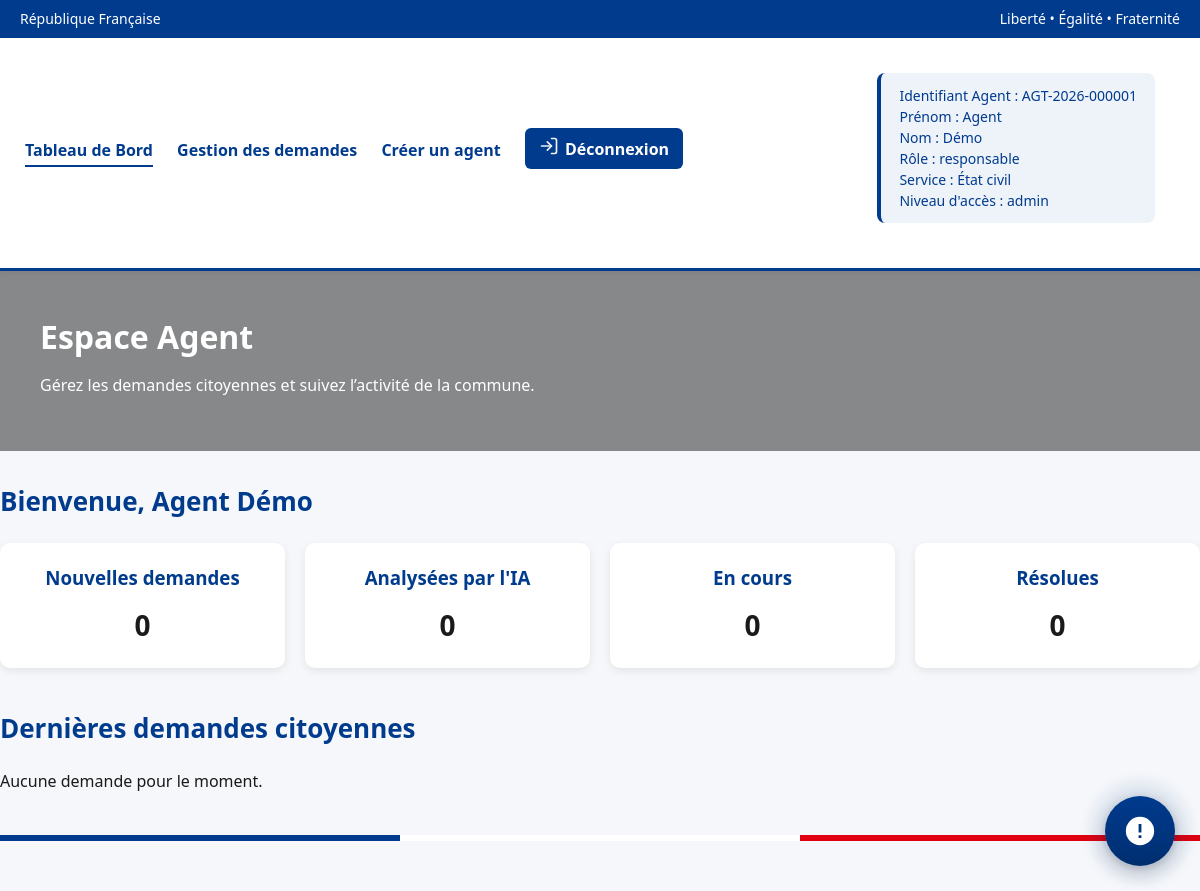
/Agent-prenium/dashboard_agent.php (signed in), run on the app's committed database.
### tables this page shows
CREATE TABLE IF NOT EXISTS `agents` (
  `id` int NOT NULL AUTO_INCREMENT,
  `nom` varchar(100) NOT NULL,
  `prenom` varchar(100) NOT NULL,
  `email` varchar(150) NOT NULL,
  `mot_de_passe` varchar(255) NOT NULL,
  `doit_definir_mot_de_passe` tinyint(1) DEFAULT '1',
  `token_activation` varchar(255) DEFAULT NULL,
  `token_expiration` datetime DEFAULT NULL,
  `service_id` int NOT NULL,
  `role` varchar(100) NOT NULL,
  `niveau_acces` enum('agent','manager','admin') DEFAULT 'agent',
  `telephone` varchar(20) DEFAULT NULL,
  `photo` varchar(255) DEFAULT NULL,
  `statut` enum('actif','inactif') DEFAULT 'inactif',
  `date_creation` timestamp NULL DEFAULT CURRENT_TIMESTAMP,
  `token_reset` varchar(255) DEFAULT NULL,
  `reset_expiration` datetime DEFAULT NULL,
  `identifiant_agent` varchar(50) NOT NULL,
  PRIMARY KEY (`id`),
  UNIQUE KEY `email` (`email`),
  KEY `service_id` (`service_id`)
);

CREATE TABLE IF NOT EXISTS `services` (
  `id` int NOT NULL AUTO_INCREMENT,
  `nom_service` varchar(150) NOT NULL,
  `description_service` text NOT NULL,
  `mots_cles` text NOT NULL,
  `email_service` varchar(150) DEFAULT NULL,
  `delai_moyen` int DEFAULT NULL,
  `actif` tinyint(1) DEFAULT '1',
  PRIMARY KEY (`id`)
);

### Agent-prenium/dashboard_agent.php (the view, shortened to what this page needs)
<?php
require_once __DIR__ . '/../Backend/Config/db.php';
$agent_id = $_SESSION['agent_id'];
$sql = $pdo->prepare("
    SELECT
        a.nom AS nom_agent,
        a.prenom AS prenom_agent,
        a.role,
        a.niveau_acces,
        a.identifiant_agent,
        s.nom_service AS Nom_service
    FROM agents a
    LEFT JOIN services s ON a.service_id = s.id
    WHERE a.id = ?
");
$sql->execute([$agent_id]);
$agent = $sql->fetch();
$statQuery = $pdo->query("
    SELECT
    COALESCE(SUM(CASE WHEN statut = 'nouvelle' THEN 1 ELSE 0 END), 0) AS nouvelle_demandes,
    COALESCE(SUM(CASE WHEN statut = 'analyse_ia' THEN 1 ELSE 0 END), 0) AS analyse_ia,
    COALESCE(SUM(CASE WHEN statut = 'en_cours' THEN 1 ELSE 0 END), 0) AS en_cours,
    COALESCE(SUM(CASE WHEN statut = 'resolue' THEN 1 ELSE 0 END), 0) AS resolue
FROM demandes");
$stats = $statQuery->fetch(PDO::FETCH_ASSOC);
$lastRequests = $pdo->prepare("
    SELECT
    d.id,
    d.type_id,
    td.code AS type_code,
    td.libelle AS type_libelle,
    td.couleur AS type_couleur,
    td.icone AS type_icone,
    d.message,
    d.priorite,
    d.statut,
    d.created_at,
    s.id AS service_id,
    s.nom_service AS nom_service,
    s.description_service AS description_service,
    c.id AS citoyen_id,
    c.prenom_citoyen AS prenom_citoyen,
    c.nom_citoyen AS nom_citoyen
    FROM demandes d
    LEFT JOIN types_demandes td ON d.type_id = td.id
    LEFT JOIN services s ON d.service_id = s.id
    LEFT JOIN citoyens c ON d.citoyen_id = c.id
    ORDER BY d.created_at DESC
    LIMIT 10;
");
$lastRequests->execute();
$demandes = $lastRequests->fetchAll(PDO::FETCH_ASSOC);
?>
<!DOCTYPE html>
<html lang="fr">
<head>
    <link rel="stylesheet" href="../Frontend/assets/css/dashboard.css"/>
</head>
<body>
<div class="page-wrapper">
    <header id="header-agent">
        <div class="rf-banner">
            <span class="rf-title">République Française</span>
            <span class="rf-subtitle">Liberté • Égalité • Fraternité</span>
        </div>
        <div class="header-main">
            <nav id="nav-agent">
                <a href="dashboard_agent.php" class="active">Tableau de Bord</a>
                <a href="gestion_demandes.php">Gestion des demandes</a>
                <?php if (in_array($_SESSION['niveau_acces'] ?? '', ['manager', 'admin'], true)): ?>
                <a href="inscription_agent.php">Créer un agent</a>
                <?php endif; ?>
                <a href="logout.php" class="nav-btn">
                    <span class="nav-icon">
                        <svg width="20" height="20" viewBox="0 0 24 24" fill="none"
                             stroke="#eef1f5" stroke-width="2" stroke-linecap="round" stroke-linejoin="round">
                            <path d="M15 3h4a2 2 0 0 1 2 2v14a2 2 0 0 1-2 2h-4"/>
                            <polyline points="10 17 15 12 10 7"/>
                            <line x1="15" y1="12" x2="3" y2="12"/>
                        </svg>
                    </span>
                    Déconnexion
                </a>
            </nav>
            <div id="bulle-connexion-agent">
                Identifiant Agent : <?= htmlspecialchars($agent['identifiant_agent']) ?><br>
                Prénom : <?= htmlspecialchars($agent['prenom_agent']) ?><br>
                Nom : <?= htmlspecialchars($agent['nom_agent']) ?><br>
                Rôle : <?= htmlspecialchars($agent['role']) ?><br>
                Service : <?= htmlspecialchars($agent['Nom_service']) ?><br>
                Niveau d'accès : <?= htmlspecialchars($agent['niveau_acces']) ?>
            </div>
        </div>
    </header>
    <section class="hero-page">
        <div class="hero-overlay"></div>
        <div class="hero-content">
            <h1>Espace Agent</h1>
            <p>Gérez les demandes citoyennes et suivez l’activité de la commune.</p>
        </div>
    </section>
    <main id="content_portail_citoyen">
        <h2 class="section-title">Bienvenue, <?= htmlspecialchars($agent['prenom_agent'] . ' ' . $agent['nom_agent']) ?></h2>
        <section class="stats-agent">
            <div class="stat-card">
                <h3>Nouvelles demandes</h3>
                <p><?= $stats['nouvelle_demandes'] ?></p>
            </div>
            <div class="stat-card">
                <h3>Analysées par l'IA</h3>
                <p><?= $stats['analyse_ia'] ?></p>
            </div>
            <div class="stat-card">
                <h3>En cours</h3>
                <p><?= $stats['en_cours'] ?></p>
            </div>
            <div class="stat-card">
                <h3>Résolues</h3>
                <p><?= $stats['resolue'] ?></p>
            </div>
        </section>
        <section class="last-requette">
            <h2 class="section-title">Dernières demandes citoyennes</h2>
            <div class="demandes-container">
                <?php if (empty($demandes)): ?>
                    <p class="no-data">Aucune demande pour le moment.</p>
                <?php endif; ?>
            </div>
        </section>
    </main>
    <div class="bande-tricolore">
        <div class="bleu"></div>
        <div class="blanc"></div>
        <div class="rouge"></div>
    </div>
</div>
    <link rel="stylesheet" href="../Frontend/IA/assistant.css">
    <div id="ia-agent-button">
        <div class="ia-glow"></div>
        <svg viewBox="0 0 24 24" class="ia-icon">
            <path d="M12 2a10 10 0 1 0 10 10A10.011 10.011 0 0 0 12 2Zm1 15h-2v-2h2Zm0-4h-2V7h2Z"/>
        </svg>
    </div>
</body>
</html>

### Frontend/assets/css/dashboard.css (style rules this page uses)
.page-wrapper { margin-left: 260px; }
#bulle-connexion-agent { background: #f5f5f5; padding: 15px; border-radius: 8px; margin: 20px; color: #003b8e; font-size: 14px; line-height: 1.5; border-left: 4px solid #003b8e; }
.demandes-container { display: grid; grid-template-columns: repeat(auto-fit, minmax(320px, 1fr)); gap: 20px; }
* { margin: 0; padding: 0; box-sizing: border-box; font-family: "Segoe UI", Roboto, Arial, sans-serif; }
body { background: #f5f7fa; color: #1a1a1a; line-height: 1.6; }
.page-wrapper { max-width: 1400px; margin: auto; padding-bottom: 50px; }
#header-agent { background: white; border-bottom: 3px solid #003b8e; padding-bottom: 10px; box-shadow: 0 2px 6px rgba(0,0,0,0.08); }
.rf-banner { background: #003b8e; color: white; padding: 8px 20px; font-size: 14px; display: flex; justify-content: space-between; }
.header-main { display: flex; justify-content: space-between; align-items: center; padding: 15px 25px; }
#nav-agent a { margin-right: 20px; text-decoration: none; color: #003b8e; font-weight: 600; padding-bottom: 4px; border-bottom: 2px solid transparent; transition: 0.2s; }
#nav-agent .active { border-bottom: 2px solid #003b8e; }
.nav-btn { background: #003b8e; color: white !important; padding: 8px 14px; border-radius: 6px; display: inline-flex; align-items: center; gap: 6px; transition: 0.2s; }
#bulle-connexion-agent { background: #eef3fa; padding: 12px 18px; border-radius: 8px; font-size: 14px; border-left: 4px solid #003b8e; }
.hero-page { position: relative; height: 180px; margin-bottom: 30px; }
.hero-overlay { position: absolute; inset: 0; background: rgba(0,0,0,0.45); }
.hero-content { position: relative; z-index: 2; color: white; padding: 40px; }
.hero-content h1 { font-size: 32px; margin-bottom: 10px; }
.section-title { font-size: 26px; margin: 20px 0; color: #003b8e; font-weight: 700; }
.stats-agent { display: grid; grid-template-columns: repeat(4, 1fr); gap: 20px; margin-bottom: 40px; }
.stat-card { background: white; padding: 20px; border-radius: 10px; box-shadow: 0 3px 8px rgba(0,0,0,0.08); text-align: center; transition: 0.2s; }
.stat-card h3 { color: #003b8e; margin-bottom: 10px; }
.stat-card p { font-size: 28px; font-weight: bold; }
.demandes-container { display: grid; grid-template-columns: repeat(2, 1fr); gap: 25px; }
.bande-tricolore { display: flex; height: 6px; margin-top: 40px; }
.bande-tricolore .bleu { flex: 1; background: #003b8e; }
.bande-tricolore .blanc { flex: 1; background: white; }
.bande-tricolore .rouge { flex: 1; background: #e1000f; }

### Frontend/IA/assistant.css (style rules this page uses)
#ia-agent-button { position: fixed; bottom: 25px; right: 25px; width: 70px; height: 70px; background: linear-gradient(180deg, #003b8e, #002d6b); border-radius: 50%; box-shadow: 0 6px 20px rgba(0,0,0,0.18), 0 2px 8px rgba(0,0,0,0.12); display: flex; justify-content: center; align-items: center; cursor: pointer; transition: 0.25s ease; z-index: 9999; backdrop-filter: blur(4px); }
.ia-glow { position: absolute; width: 120px; height: 120px; background: radial-gradient(circle, rgba(0,59,142,0.25), transparent 70%); border-radius: 50%; animation: pulse 2.8s infinite ease-in-out; filter: blur(2px); z-index: -1; }
.ia-icon { width: 34px; height: 34px; fill: #fff; }

### data on the page
agents: identifiant_agent "AGT-2026-000001", prenom "Agent", nom "Démo", role "responsable", service.nom_service "État civil", niveau_acces "admin", prenom+nom "Agent Démo"

### other printed values
$stats['nouvelle_demandes'] "0"
$stats['analyse_ia'] "0"
$stats['en_cours'] "0"
$stats['resolue'] "0"
